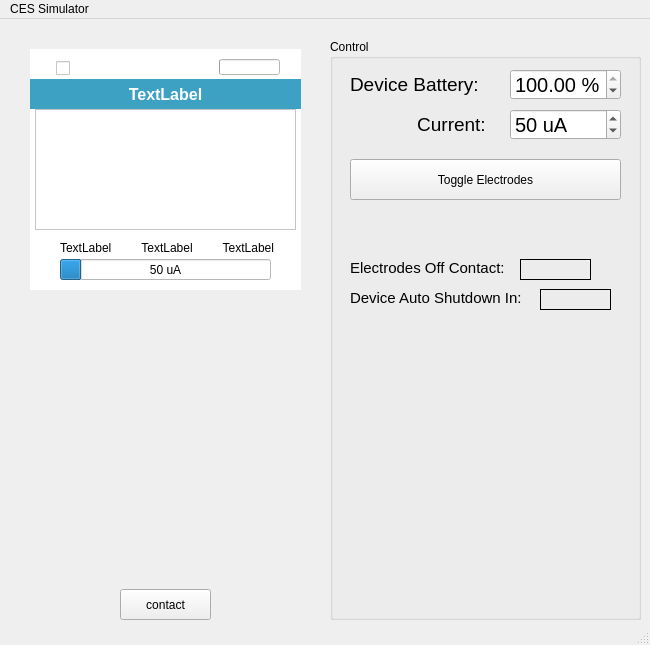
<?xml version="1.0" encoding="UTF-8"?>
<ui version="4.0">
 <class>MainWindow</class>
 <widget class="QMainWindow" name="MainWindow">
  <property name="geometry">
   <rect>
    <x>0</x>
    <y>0</y>
    <width>650</width>
    <height>645</height>
   </rect>
  </property>
  <property name="windowTitle">
   <string>CES Simulator</string>
  </property>
  <property name="windowIcon">
   <iconset resource="ces.qrc">
    <normaloff>:/resources/Alpha-Stim-AID-Square.png</normaloff>:/resources/Alpha-Stim-AID-Square.png</iconset>
  </property>
  <widget class="QWidget" name="centralwidget">
   <widget class="QWidget" name="CESWidget" native="true">
    <property name="geometry">
     <rect>
      <x>10</x>
      <y>20</y>
      <width>311</width>
      <height>591</height>
     </rect>
    </property>
    <widget class="QPushButton" name="okButton">
     <property name="geometry">
      <rect>
       <x>130</x>
       <y>370</y>
       <width>50</width>
       <height>50</height>
      </rect>
     </property>
     <property name="styleSheet">
      <string notr="true">QPushButton {
image: url(:/resources/OkButton2.svg);
border-radius: 25px;
}

QPushButton:pressed {
	background-color: #00D100;
}</string>
     </property>
     <property name="text">
      <string/>
     </property>
    </widget>
    <widget class="QPushButton" name="downButton">
     <property name="geometry">
      <rect>
       <x>130</x>
       <y>430</y>
       <width>50</width>
       <height>50</height>
      </rect>
     </property>
     <property name="styleSheet">
      <string notr="true">QPushButton {
image: url(:/resources/DownButton.svg);
border-radius: 25px;
}

QPushButton:pressed {
	background-color: #00D100;
}</string>
     </property>
     <property name="text">
      <string/>
     </property>
    </widget>
    <widget class="QPushButton" name="plusButton">
     <property name="geometry">
      <rect>
       <x>190</x>
       <y>370</y>
       <width>50</width>
       <height>50</height>
      </rect>
     </property>
     <property name="styleSheet">
      <string notr="true">QPushButton {
image: url(:/resources/PlusButton.svg);
border-radius:25px;
}

QPushButton:pressed {
	background-color: #00D100;
}</string>
     </property>
     <property name="text">
      <string/>
     </property>
    </widget>
    <widget class="QPushButton" name="powerButton">
     <property name="geometry">
      <rect>
       <x>30</x>
       <y>270</y>
       <width>51</width>
       <height>51</height>
      </rect>
     </property>
     <property name="styleSheet">
      <string notr="true">QPushButton {
image: url(:/resources/PowerButton.svg);
border-radius: 25px;
}

QPushButton:pressed {
	background-color: #00D100;
}</string>
     </property>
     <property name="text">
      <string/>
     </property>
    </widget>
    <widget class="QPushButton" name="homeButton">
     <property name="geometry">
      <rect>
       <x>230</x>
       <y>270</y>
       <width>50</width>
       <height>50</height>
      </rect>
     </property>
     <property name="styleSheet">
      <string notr="true">QPushButton {
image: url(:/resources/HomeButton.svg);
border-radius: 25px;
}

QPushButton:pressed {
	background-color: #00D100;
}</string>
     </property>
     <property name="text">
      <string/>
     </property>
    </widget>
    <widget class="QPushButton" name="minusButton">
     <property name="geometry">
      <rect>
       <x>70</x>
       <y>370</y>
       <width>50</width>
       <height>50</height>
      </rect>
     </property>
     <property name="styleSheet">
      <string notr="true">QPushButton {
image: url(:/resources/MinusButton.svg);
border-radius: 25px;
}

QPushButton:pressed {
	background-color: #00D100;
}</string>
     </property>
     <property name="text">
      <string/>
     </property>
    </widget>
    <widget class="QWidget" name="displayWidget" native="true">
     <property name="geometry">
      <rect>
       <x>20</x>
       <y>10</y>
       <width>271</width>
       <height>241</height>
      </rect>
     </property>
     <property name="styleSheet">
      <string notr="true">background-color:#fff</string>
     </property>
     <widget class="QLabel" name="menuLabel">
      <property name="geometry">
       <rect>
        <x>0</x>
        <y>30</y>
        <width>271</width>
        <height>31</height>
       </rect>
      </property>
      <property name="font">
       <font>
        <pointsize>12</pointsize>
        <weight>75</weight>
        <bold>true</bold>
        <underline>false</underline>
        <strikeout>false</strikeout>
        <kerning>true</kerning>
       </font>
      </property>
      <property name="styleSheet">
       <string notr="true">background-color:#3ca1c3;
color:#fff;</string>
      </property>
      <property name="text">
       <string>TextLabel</string>
      </property>
      <property name="textFormat">
       <enum>Qt::AutoText</enum>
      </property>
      <property name="scaledContents">
       <bool>false</bool>
      </property>
      <property name="alignment">
       <set>Qt::AlignCenter</set>
      </property>
     </widget>
     <widget class="QProgressBar" name="powerLevelBar">
      <property name="geometry">
       <rect>
        <x>30</x>
        <y>210</y>
        <width>211</width>
        <height>21</height>
       </rect>
      </property>
      <property name="minimum">
       <number>0</number>
      </property>
      <property name="maximum">
       <number>500</number>
      </property>
      <property name="value">
       <number>50</number>
      </property>
      <property name="invertedAppearance">
       <bool>false</bool>
      </property>
      <property name="format">
       <string>%v uA</string>
      </property>
     </widget>
     <widget class="QLabel" name="frequencyLabel">
      <property name="geometry">
       <rect>
        <x>30</x>
        <y>190</y>
        <width>54</width>
        <height>17</height>
       </rect>
      </property>
      <property name="text">
       <string>TextLabel</string>
      </property>
     </widget>
     <widget class="QLabel" name="waveformLabel">
      <property name="geometry">
       <rect>
        <x>110</x>
        <y>190</y>
        <width>54</width>
        <height>17</height>
       </rect>
      </property>
      <property name="text">
       <string>TextLabel</string>
      </property>
      <property name="alignment">
       <set>Qt::AlignCenter</set>
      </property>
     </widget>
     <widget class="QLabel" name="countdownLabel">
      <property name="geometry">
       <rect>
        <x>190</x>
        <y>190</y>
        <width>54</width>
        <height>17</height>
       </rect>
      </property>
      <property name="text">
       <string>TextLabel</string>
      </property>
      <property name="alignment">
       <set>Qt::AlignRight|Qt::AlignTrailing|Qt::AlignVCenter</set>
      </property>
     </widget>
     <widget class="QWidget" name="verticalLayoutWidget">
      <property name="geometry">
       <rect>
        <x>0</x>
        <y>60</y>
        <width>271</width>
        <height>121</height>
       </rect>
      </property>
      <layout class="QVBoxLayout" name="mainDisplay">
       <property name="leftMargin">
        <number>5</number>
       </property>
       <property name="rightMargin">
        <number>5</number>
       </property>
       <item>
        <widget class="QListWidget" name="MainMenu">
         <property name="enabled">
          <bool>true</bool>
         </property>
         <property name="styleSheet">
          <string notr="true">font-size: 14px;
selection-background-color: #72bcd4</string>
         </property>
        </widget>
       </item>
      </layout>
     </widget>
     <widget class="QProgressBar" name="battery">
      <property name="enabled">
       <bool>true</bool>
      </property>
      <property name="geometry">
       <rect>
        <x>189</x>
        <y>10</y>
        <width>61</width>
        <height>16</height>
       </rect>
      </property>
     </widget>
     <widget class="QLabel" name="batteryWarning">
      <property name="geometry">
       <rect>
        <x>45</x>
        <y>10</y>
        <width>141</width>
        <height>20</height>
       </rect>
      </property>
      <property name="text">
       <string/>
      </property>
      <property name="alignment">
       <set>Qt::AlignCenter</set>
      </property>
     </widget>
     <widget class="QCheckBox" name="electrodes">
      <property name="geometry">
       <rect>
        <x>26</x>
        <y>9</y>
        <width>20</width>
        <height>20</height>
       </rect>
      </property>
      <property name="text">
       <string/>
      </property>
      <property name="tristate">
       <bool>false</bool>
      </property>
     </widget>
    </widget>
    <widget class="QPushButton" name="upButton">
     <property name="geometry">
      <rect>
       <x>130</x>
       <y>310</y>
       <width>50</width>
       <height>50</height>
      </rect>
     </property>
     <property name="styleSheet">
      <string notr="true">QPushButton {
image: url(:/resources/UpButton.svg);
border-radius:25px;
}

QPushButton:pressed {
	background-color: #00D100;
}</string>
     </property>
     <property name="text">
      <string/>
     </property>
    </widget>
    <widget class="QPushButton" name="toggleElectrodes_2">
     <property name="geometry">
      <rect>
       <x>110</x>
       <y>550</y>
       <width>91</width>
       <height>31</height>
      </rect>
     </property>
     <property name="styleSheet">
      <string notr="true">QPushButton:checked{
	background-color: #FFA626;
}</string>
     </property>
     <property name="text">
      <string>contact</string>
     </property>
     <property name="checkable">
      <bool>false</bool>
     </property>
     <property name="checked">
      <bool>false</bool>
     </property>
    </widget>
    <widget class="QGraphicsView" name="graphicsView">
     <property name="geometry">
      <rect>
       <x>10</x>
       <y>0</y>
       <width>291</width>
       <height>571</height>
      </rect>
     </property>
     <property name="styleSheet">
      <string notr="true">border-image: url(:/resources/overlayProbes.svg);
background-color: rgba(255, 255, 255, 0);</string>
     </property>
    </widget>
    <widget class="QLabel" name="blackScreen">
     <property name="geometry">
      <rect>
       <x>20</x>
       <y>10</y>
       <width>271</width>
       <height>241</height>
      </rect>
     </property>
     <property name="styleSheet">
      <string notr="true">background-color:#000;
border-radius: 25%;
color:#fff</string>
     </property>
     <property name="frameShape">
      <enum>QFrame::NoFrame</enum>
     </property>
     <property name="text">
      <string/>
     </property>
     <property name="alignment">
      <set>Qt::AlignCenter</set>
     </property>
    </widget>
    <zorder>blackScreen</zorder>
    <zorder>displayWidget</zorder>
    <zorder>graphicsView</zorder>
    <zorder>okButton</zorder>
    <zorder>downButton</zorder>
    <zorder>plusButton</zorder>
    <zorder>powerButton</zorder>
    <zorder>homeButton</zorder>
    <zorder>minusButton</zorder>
    <zorder>upButton</zorder>
    <zorder>toggleElectrodes_2</zorder>
   </widget>
   <widget class="QLabel" name="timerLabel">
    <property name="geometry">
     <rect>
      <x>50</x>
      <y>150</y>
      <width>211</width>
      <height>41</height>
     </rect>
    </property>
    <property name="font">
     <font>
      <pointsize>20</pointsize>
     </font>
    </property>
    <property name="text">
     <string/>
    </property>
    <property name="alignment">
     <set>Qt::AlignCenter</set>
    </property>
   </widget>
   <widget class="QGroupBox" name="groupBox">
    <property name="geometry">
     <rect>
      <x>330</x>
      <y>20</y>
      <width>311</width>
      <height>581</height>
     </rect>
    </property>
    <property name="title">
     <string>Control</string>
    </property>
    <widget class="QLabel" name="label_2">
     <property name="geometry">
      <rect>
       <x>20</x>
       <y>30</y>
       <width>141</width>
       <height>31</height>
      </rect>
     </property>
     <property name="font">
      <font>
       <pointsize>14</pointsize>
      </font>
     </property>
     <property name="text">
      <string>Device Battery: </string>
     </property>
    </widget>
    <widget class="QDoubleSpinBox" name="setBattery">
     <property name="geometry">
      <rect>
       <x>180</x>
       <y>30</y>
       <width>111</width>
       <height>31</height>
      </rect>
     </property>
     <property name="font">
      <font>
       <pointsize>15</pointsize>
      </font>
     </property>
     <property name="suffix">
      <string> %</string>
     </property>
     <property name="maximum">
      <double>100.000000000000000</double>
     </property>
     <property name="singleStep">
      <double>0.500000000000000</double>
     </property>
     <property name="value">
      <double>100.000000000000000</double>
     </property>
    </widget>
    <widget class="QPushButton" name="toggleElectrodes">
     <property name="geometry">
      <rect>
       <x>20</x>
       <y>120</y>
       <width>271</width>
       <height>41</height>
      </rect>
     </property>
     <property name="text">
      <string>Toggle Electrodes</string>
     </property>
    </widget>
    <widget class="QLabel" name="label_3">
     <property name="geometry">
      <rect>
       <x>20</x>
       <y>70</y>
       <width>141</width>
       <height>31</height>
      </rect>
     </property>
     <property name="font">
      <font>
       <pointsize>14</pointsize>
      </font>
     </property>
     <property name="layoutDirection">
      <enum>Qt::LeftToRight</enum>
     </property>
     <property name="text">
      <string>Current: </string>
     </property>
     <property name="alignment">
      <set>Qt::AlignRight|Qt::AlignTrailing|Qt::AlignVCenter</set>
     </property>
    </widget>
    <widget class="QSpinBox" name="setCurrent">
     <property name="geometry">
      <rect>
       <x>180</x>
       <y>70</y>
       <width>111</width>
       <height>31</height>
      </rect>
     </property>
     <property name="font">
      <font>
       <pointsize>15</pointsize>
      </font>
     </property>
     <property name="suffix">
      <string> uA</string>
     </property>
     <property name="maximum">
      <number>1000</number>
     </property>
     <property name="singleStep">
      <number>50</number>
     </property>
     <property name="value">
      <number>50</number>
     </property>
    </widget>
    <widget class="QLabel" name="label">
     <property name="geometry">
      <rect>
       <x>20</x>
       <y>250</y>
       <width>191</width>
       <height>17</height>
      </rect>
     </property>
     <property name="font">
      <font>
       <pointsize>11</pointsize>
      </font>
     </property>
     <property name="text">
      <string>Device Auto Shutdown In:</string>
     </property>
    </widget>
    <widget class="QLabel" name="label_4">
     <property name="geometry">
      <rect>
       <x>20</x>
       <y>220</y>
       <width>161</width>
       <height>17</height>
      </rect>
     </property>
     <property name="font">
      <font>
       <pointsize>11</pointsize>
      </font>
     </property>
     <property name="text">
      <string>Electrodes Off Contact:</string>
     </property>
    </widget>
    <widget class="QLabel" name="electrodesIdle">
     <property name="geometry">
      <rect>
       <x>190</x>
       <y>220</y>
       <width>71</width>
       <height>21</height>
      </rect>
     </property>
     <property name="font">
      <font>
       <pointsize>11</pointsize>
      </font>
     </property>
     <property name="styleSheet">
      <string notr="true">border:1px solid;</string>
     </property>
     <property name="text">
      <string/>
     </property>
    </widget>
    <widget class="QLabel" name="deviceIdle">
     <property name="geometry">
      <rect>
       <x>210</x>
       <y>250</y>
       <width>71</width>
       <height>21</height>
      </rect>
     </property>
     <property name="font">
      <font>
       <pointsize>11</pointsize>
      </font>
     </property>
     <property name="styleSheet">
      <string notr="true">border:1px solid;</string>
     </property>
     <property name="text">
      <string/>
     </property>
    </widget>
   </widget>
  </widget>
  <widget class="QMenuBar" name="menubar">
   <property name="geometry">
    <rect>
     <x>0</x>
     <y>0</y>
     <width>650</width>
     <height>22</height>
    </rect>
   </property>
   <widget class="QMenu" name="menuCES_Simulator">
    <property name="title">
     <string>CES Simulator</string>
    </property>
   </widget>
   <addaction name="menuCES_Simulator"/>
  </widget>
  <widget class="QStatusBar" name="statusbar"/>
 </widget>
 <resources>
  <include location="ces.qrc"/>
 </resources>
 <connections/>
</ui>
